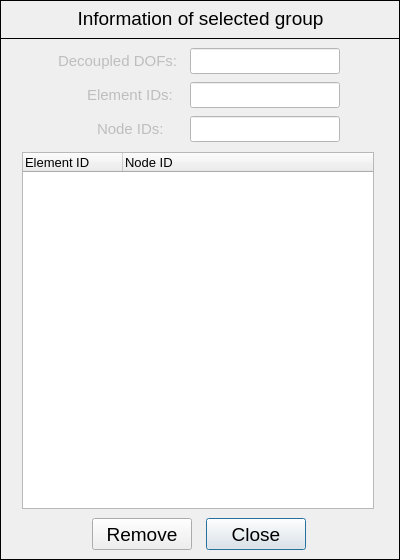
<?xml version="1.0" encoding="UTF-8"?>
<ui version="4.0">
 <class>Dialog</class>
 <widget class="QDialog" name="Dialog">
  <property name="geometry">
   <rect>
    <x>0</x>
    <y>0</y>
    <width>400</width>
    <height>560</height>
   </rect>
  </property>
  <property name="minimumSize">
   <size>
    <width>400</width>
    <height>560</height>
   </size>
  </property>
  <property name="maximumSize">
   <size>
    <width>400</width>
    <height>560</height>
   </size>
  </property>
  <property name="windowTitle">
   <string>Information of selected group</string>
  </property>
  <widget class="QFrame" name="frame">
   <property name="geometry">
    <rect>
     <x>0</x>
     <y>0</y>
     <width>400</width>
     <height>39</height>
    </rect>
   </property>
   <property name="font">
    <font>
     <weight>50</weight>
     <italic>false</italic>
     <bold>false</bold>
     <kerning>true</kerning>
    </font>
   </property>
   <property name="frameShape">
    <enum>QFrame::Box</enum>
   </property>
   <property name="frameShadow">
    <enum>QFrame::Plain</enum>
   </property>
   <property name="lineWidth">
    <number>1</number>
   </property>
   <widget class="QLabel" name="label">
    <property name="geometry">
     <rect>
      <x>54</x>
      <y>2</y>
      <width>293</width>
      <height>33</height>
     </rect>
    </property>
    <property name="font">
     <font>
      <pointsize>14</pointsize>
      <weight>50</weight>
      <italic>false</italic>
      <bold>false</bold>
      <kerning>true</kerning>
     </font>
    </property>
    <property name="text">
     <string>Information of selected group</string>
    </property>
    <property name="textFormat">
     <enum>Qt::AutoText</enum>
    </property>
    <property name="alignment">
     <set>Qt::AlignCenter</set>
    </property>
   </widget>
  </widget>
  <widget class="QFrame" name="frame_2">
   <property name="geometry">
    <rect>
     <x>0</x>
     <y>38</y>
     <width>400</width>
     <height>522</height>
    </rect>
   </property>
   <property name="font">
    <font>
     <weight>50</weight>
     <italic>false</italic>
     <bold>false</bold>
     <kerning>true</kerning>
    </font>
   </property>
   <property name="frameShape">
    <enum>QFrame::Box</enum>
   </property>
   <property name="frameShadow">
    <enum>QFrame::Plain</enum>
   </property>
   <property name="lineWidth">
    <number>1</number>
   </property>
   <widget class="QTreeWidget" name="treeWidget_group_info">
    <property name="geometry">
     <rect>
      <x>22</x>
      <y>114</y>
      <width>352</width>
      <height>357</height>
     </rect>
    </property>
    <property name="font">
     <font>
      <pointsize>10</pointsize>
      <weight>50</weight>
      <italic>false</italic>
      <bold>false</bold>
      <kerning>true</kerning>
     </font>
    </property>
    <column>
     <property name="text">
      <string>Element ID</string>
     </property>
    </column>
    <column>
     <property name="text">
      <string>Node ID</string>
     </property>
    </column>
   </widget>
   <widget class="QPushButton" name="pushButton_close">
    <property name="geometry">
     <rect>
      <x>206</x>
      <y>480</y>
      <width>100</width>
      <height>32</height>
     </rect>
    </property>
    <property name="font">
     <font>
      <pointsize>14</pointsize>
      <weight>50</weight>
      <italic>false</italic>
      <bold>false</bold>
      <kerning>true</kerning>
     </font>
    </property>
    <property name="text">
     <string>Close</string>
    </property>
    <property name="autoDefault">
     <bool>false</bool>
    </property>
    <property name="default">
     <bool>true</bool>
    </property>
   </widget>
   <widget class="QPushButton" name="pushButton_remove">
    <property name="geometry">
     <rect>
      <x>92</x>
      <y>480</y>
      <width>100</width>
      <height>32</height>
     </rect>
    </property>
    <property name="font">
     <font>
      <pointsize>14</pointsize>
      <weight>50</weight>
      <italic>false</italic>
      <bold>false</bold>
      <kerning>true</kerning>
     </font>
    </property>
    <property name="text">
     <string>Remove</string>
    </property>
    <property name="autoDefault">
     <bool>false</bool>
    </property>
    <property name="default">
     <bool>false</bool>
    </property>
   </widget>
   <widget class="QLineEdit" name="lineEdit_node_IDs">
    <property name="enabled">
     <bool>false</bool>
    </property>
    <property name="geometry">
     <rect>
      <x>190</x>
      <y>78</y>
      <width>150</width>
      <height>26</height>
     </rect>
    </property>
    <property name="font">
     <font>
      <pointsize>11</pointsize>
      <weight>50</weight>
      <italic>false</italic>
      <bold>false</bold>
      <kerning>true</kerning>
     </font>
    </property>
    <property name="focusPolicy">
     <enum>Qt::ClickFocus</enum>
    </property>
    <property name="styleSheet">
     <string notr="true">background-color: rgb(255, 255, 255);
color: rgb(0, 0, 0);</string>
    </property>
    <property name="alignment">
     <set>Qt::AlignCenter</set>
    </property>
   </widget>
   <widget class="QLineEdit" name="lineEdit_id_labels_decoupled_DOFs">
    <property name="enabled">
     <bool>false</bool>
    </property>
    <property name="geometry">
     <rect>
      <x>52</x>
      <y>10</y>
      <width>133</width>
      <height>26</height>
     </rect>
    </property>
    <property name="font">
     <font>
      <pointsize>11</pointsize>
      <weight>50</weight>
      <italic>false</italic>
      <bold>false</bold>
      <kerning>true</kerning>
     </font>
    </property>
    <property name="focusPolicy">
     <enum>Qt::ClickFocus</enum>
    </property>
    <property name="autoFillBackground">
     <bool>false</bool>
    </property>
    <property name="text">
     <string>Decoupled DOFs:</string>
    </property>
    <property name="frame">
     <bool>false</bool>
    </property>
    <property name="alignment">
     <set>Qt::AlignCenter</set>
    </property>
   </widget>
   <widget class="QLineEdit" name="lineEdit_id_labels_node_IDs">
    <property name="enabled">
     <bool>false</bool>
    </property>
    <property name="geometry">
     <rect>
      <x>76</x>
      <y>78</y>
      <width>110</width>
      <height>26</height>
     </rect>
    </property>
    <property name="font">
     <font>
      <pointsize>11</pointsize>
      <weight>50</weight>
      <italic>false</italic>
      <bold>false</bold>
      <kerning>true</kerning>
     </font>
    </property>
    <property name="focusPolicy">
     <enum>Qt::ClickFocus</enum>
    </property>
    <property name="autoFillBackground">
     <bool>false</bool>
    </property>
    <property name="text">
     <string>Node IDs:</string>
    </property>
    <property name="frame">
     <bool>false</bool>
    </property>
    <property name="alignment">
     <set>Qt::AlignCenter</set>
    </property>
   </widget>
   <widget class="QLineEdit" name="lineEdit_element_IDs">
    <property name="enabled">
     <bool>false</bool>
    </property>
    <property name="geometry">
     <rect>
      <x>190</x>
      <y>44</y>
      <width>150</width>
      <height>26</height>
     </rect>
    </property>
    <property name="font">
     <font>
      <pointsize>11</pointsize>
      <weight>50</weight>
      <italic>false</italic>
      <bold>false</bold>
      <kerning>true</kerning>
     </font>
    </property>
    <property name="focusPolicy">
     <enum>Qt::ClickFocus</enum>
    </property>
    <property name="styleSheet">
     <string notr="true">background-color: rgb(255, 255, 255);
color: rgb(0, 0, 0);</string>
    </property>
    <property name="alignment">
     <set>Qt::AlignCenter</set>
    </property>
   </widget>
   <widget class="QLineEdit" name="lineEdit_decoupled_DOFs">
    <property name="enabled">
     <bool>false</bool>
    </property>
    <property name="geometry">
     <rect>
      <x>190</x>
      <y>10</y>
      <width>150</width>
      <height>26</height>
     </rect>
    </property>
    <property name="font">
     <font>
      <pointsize>11</pointsize>
      <weight>50</weight>
      <italic>false</italic>
      <bold>false</bold>
      <kerning>true</kerning>
     </font>
    </property>
    <property name="focusPolicy">
     <enum>Qt::ClickFocus</enum>
    </property>
    <property name="styleSheet">
     <string notr="true">background-color: rgb(255, 255, 255);
color: rgb(0, 0, 0);</string>
    </property>
    <property name="alignment">
     <set>Qt::AlignCenter</set>
    </property>
   </widget>
   <widget class="QLineEdit" name="lineEdit_id_labels_element_IDs">
    <property name="enabled">
     <bool>false</bool>
    </property>
    <property name="geometry">
     <rect>
      <x>76</x>
      <y>44</y>
      <width>110</width>
      <height>26</height>
     </rect>
    </property>
    <property name="font">
     <font>
      <pointsize>11</pointsize>
      <weight>50</weight>
      <italic>false</italic>
      <bold>false</bold>
      <kerning>true</kerning>
     </font>
    </property>
    <property name="focusPolicy">
     <enum>Qt::ClickFocus</enum>
    </property>
    <property name="autoFillBackground">
     <bool>false</bool>
    </property>
    <property name="text">
     <string>Element IDs:</string>
    </property>
    <property name="frame">
     <bool>false</bool>
    </property>
    <property name="alignment">
     <set>Qt::AlignCenter</set>
    </property>
   </widget>
   <zorder>pushButton_close</zorder>
   <zorder>pushButton_remove</zorder>
   <zorder>lineEdit_node_IDs</zorder>
   <zorder>lineEdit_id_labels_decoupled_DOFs</zorder>
   <zorder>lineEdit_id_labels_node_IDs</zorder>
   <zorder>lineEdit_element_IDs</zorder>
   <zorder>lineEdit_decoupled_DOFs</zorder>
   <zorder>lineEdit_id_labels_element_IDs</zorder>
   <zorder>treeWidget_group_info</zorder>
  </widget>
 </widget>
 <tabstops>
  <tabstop>treeWidget_group_info</tabstop>
  <tabstop>pushButton_remove</tabstop>
  <tabstop>pushButton_close</tabstop>
 </tabstops>
 <resources/>
 <connections/>
</ui>
